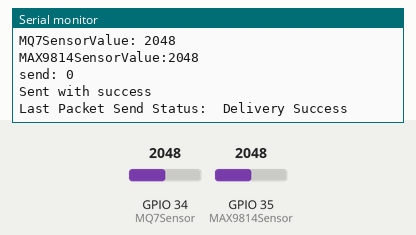
Bench run of a program on a simulated ESP32. On the bench: the last lines printed to the serial monitor. Inputs (shaded band) come from the test bench; at power-on: GPIO 34 (MQ7Sensor) = 2048, GPIO 35 (MAX9814Sensor) = 2048. A WiFi scan finds three made-up networks.

Above: at 3.2 s.
3.3 s: GPIO 34 (MQ7Sensor) set to 2866
At 5.1 s:
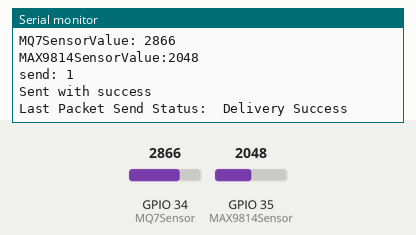
6.0 s: GPIO 35 (MAX9814Sensor) set to 2866
At 6.7 s:
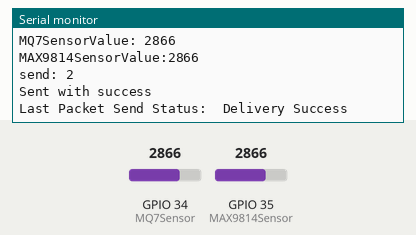
8.7 s: GPIO 34 (MQ7Sensor) set to 3603
At 11.0 s:
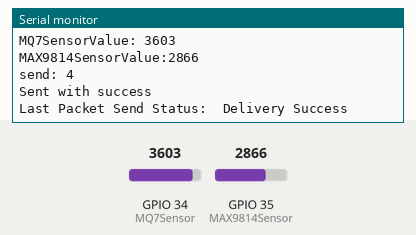
11.4 s: GPIO 35 (MAX9814Sensor) set to 3603
At 12.6 s:
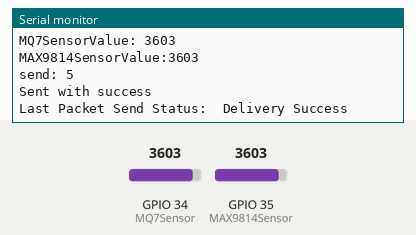
Timing chart, 0 to 14.4 s (numbered marks = the images above; inputs shaded):
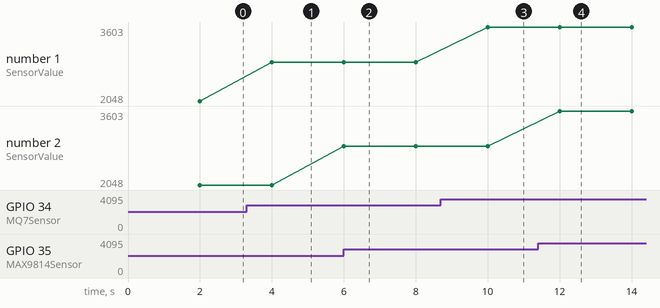

Measured:
- after the input at 3.3 s, the serial monitor: prints a new line after 0.70 s (image 1)
- after the input at 6.0 s, the serial monitor: prints a new line at once (image 2)
- after the input at 8.7 s, the serial monitor: prints a new line after 1.3 s (image 3)
- after the input at 11.4 s, the serial monitor: prints a new line after 0.61 s (image 4)
- plotted number 1: 2048 → 2866 after the input at 3.3 s, 2866 → 3603 after the input at 8.7 s

The program:

main.cpp
```cpp
/**
 * mac id : E8:68:E7:09:1A:CC
 * esp-now with esp 32
 * mode: reaceive data from mutiple boards (many-to-one)
 * note slave read sensor co, sensor sound
 * note 1 -slave1
 * authors:oopsan
 */

#include <esp_now.h>
#include <WiFi.h>
#include <WiFiType.h>
#include "WiFi.h"
#include "FS.h"
#include "Adafruit_Sensor.h"
#include <esp_wifi.h>

// REPLACE WITH THE RECEIVER'S MAC Address
uint8_t broadcastAddress[] = {0xCC, 0x7B, 0x5C, 0x27, 0x88, 0x24};
#define BOARD_ID 1

// Structure example to send data
// Must match the receiver structure
typedef struct struct_message
{
    int id; // must be unique for each sender board
    int MQ7SensorValue;
    int MAX9814SensorValue;
    int readingId;
} struct_message;

// Create a struct_message called myData
struct_message note1Slave;

int MAX9814SensorValueRead;
int MQ7SensorValueRead;
int sendSS1 = 0;
unsigned int readingId = 0;
// Insert your SSID
constexpr char WIFI_SSID[] = "AML 2.4";

int32_t getWiFiChannel(const char *ssid)
{
    if (int32_t n = WiFi.scanNetworks())
    {
        for (uint8_t i = 0; i < n; i++)
        {
            if (!strcmp(ssid, WiFi.SSID(i).c_str()))
            {
                return WiFi.channel(i);
            }
        }
    }
    return 0;
}

// Create peer interface
esp_now_peer_info_t peerInfo;

// gpio pin
const int MQ7Sensor = 34;
const int MAX9814Sensor = 35;

// callback when data is sent
void OnDataSent(const uint8_t *mac_addr, esp_now_send_status_t status)
{
    Serial.print("\r\nLast Packet Send Status:\t");
    Serial.println(status == ESP_NOW_SEND_SUCCESS ? "Delivery Success" : "Delivery Fail");
    if (status == ESP_NOW_SEND_SUCCESS)
    {
        sendSS1++;
    }
}

void setup()
{
    // Init Serial Monitor
    Serial.begin(115200);

    // Set device as a Wi-Fi Station
    WiFi.mode(WIFI_STA);
    int32_t channel = getWiFiChannel(WIFI_SSID);
    WiFi.printDiag(Serial); // Uncomment to verify channel number before
    esp_wifi_set_promiscuous(true);
    esp_wifi_set_channel(channel, WIFI_SECOND_CHAN_NONE);
    esp_wifi_set_promiscuous(false);
    WiFi.printDiag(Serial); // Uncomment to verify channel change after

    // Init ESP-NOW
    if (esp_now_init() != ESP_OK)
    {
        Serial.println("Error initializing ESP-NOW");
        return;
    }

    // Once ESPNow is successfully Init, we will register for Send CB to
    // get the status of Trasnmitted packet
    esp_now_register_send_cb(OnDataSent);

    // Register peer
    // esp_now_peer_info_t peerInfo;
    memcpy(peerInfo.peer_addr, broadcastAddress, 6);
    peerInfo.channel = 0;
    peerInfo.encrypt = false;

    // Add peer
    if (esp_now_add_peer(&peerInfo) != ESP_OK)
    {
        Serial.println("Failed to add peer");
        return;
    }
    // init gpio
    pinMode(MQ7Sensor, INPUT);
    pinMode(MAX9814Sensor, INPUT);
}

void loop()
{
    // Set values to send
    note1Slave.id = 1;
    MQ7SensorValueRead = analogRead(MQ7Sensor);
    note1Slave.MQ7SensorValue = MQ7SensorValueRead;
    MAX9814SensorValueRead = analogRead(MAX9814Sensor);
    note1Slave.MAX9814SensorValue = MAX9814SensorValueRead;

    Serial.print("MQ7SensorValue: ");
    Serial.println(MQ7SensorValueRead);
    Serial.print("MAX9814SensorValue:");
    Serial.println(MAX9814SensorValueRead);
    Serial.print("send: ");
    Serial.println(sendSS1);

    // Send message via ESP-NOW
    esp_err_t result = esp_now_send(broadcastAddress, (uint8_t *)&note1Slave, sizeof(note1Slave));

    if (result == ESP_OK)
    {
        Serial.println("Sent with success");
    }
    else
    {
        Serial.println("Error sending the data");
    }
    delay(2000);
}
```
